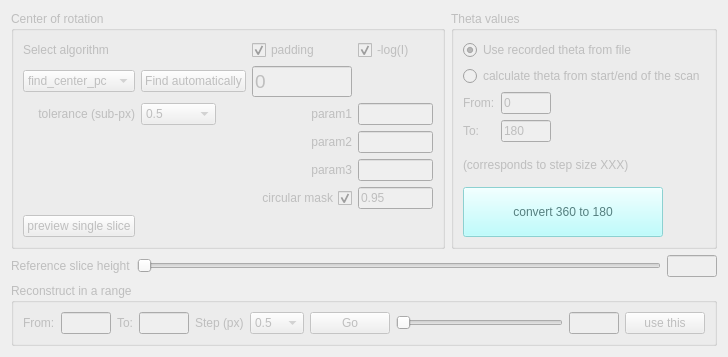
      <widget class="QWidget" name="cor_tab">
       <property name="enabled">
        <bool>false</bool>
       </property>
       <attribute name="title">
        <string>Center of rotation</string>
       </attribute>
       <layout class="QVBoxLayout" name="verticalLayout_7">
        <item>
         <layout class="QHBoxLayout" name="cor_horizontalLayout_01">
          <item>
           <widget class="QGroupBox" name="cor_groupBox_01">
            <property name="title">
             <string>Center of rotation</string>
            </property>
            <layout class="QGridLayout" name="gridLayout_3">
             <item row="8" column="2">
              <widget class="QCheckBox" name="cor_find_auto_mask_chk">
               <property name="layoutDirection">
                <enum>Qt::RightToLeft</enum>
               </property>
               <property name="text">
                <string>circular mask</string>
               </property>
               <property name="checked">
                <bool>true</bool>
               </property>
              </widget>
             </item>
             <item row="4" column="1">
              <widget class="QPushButton" name="cor_find_auto_btn">
               <property name="text">
                <string>Find automatically</string>
               </property>
              </widget>
             </item>
             <item row="5" column="0">
              <widget class="QLabel" name="cor_label_04">
               <property name="text">
                <string>tolerance (sub-px)</string>
               </property>
               <property name="alignment">
                <set>Qt::AlignRight|Qt::AlignTrailing|Qt::AlignVCenter</set>
               </property>
              </widget>
             </item>
             <item row="5" column="2">
              <widget class="QLabel" name="cor_param1_label">
               <property name="text">
                <string>param1</string>
               </property>
               <property name="alignment">
                <set>Qt::AlignRight|Qt::AlignTrailing|Qt::AlignVCenter</set>
               </property>
              </widget>
             </item>
             <item row="8" column="3">
              <widget class="QLineEdit" name="cor_find_auto_mask_ratio">
               <property name="minimumSize">
                <size>
                 <width>75</width>
                 <height>0</height>
                </size>
               </property>
               <property name="maximumSize">
                <size>
                 <width>75</width>
                 <height>16777215</height>
                </size>
               </property>
               <property name="text">
                <string>0.95</string>
               </property>
              </widget>
             </item>
             <item row="4" column="0">
              <widget class="QComboBox" name="cor_algorithm_select">
               <item>
                <property name="text">
                 <string>find_center_pc</string>
                </property>
               </item>
               <item>
                <property name="text">
                 <string>find_center_vo</string>
                </property>
               </item>
               <item>
                <property name="text">
                 <string>find_center</string>
                </property>
               </item>
              </widget>
             </item>
             <item row="2" column="2">
              <widget class="QCheckBox" name="cor_tab_pad_chk">
               <property name="text">
                <string>padding</string>
               </property>
               <property name="checked">
                <bool>true</bool>
               </property>
              </widget>
             </item>
             <item row="6" column="3">
              <widget class="QLineEdit" name="cor_param2_input">
               <property name="maximumSize">
                <size>
                 <width>75</width>
                 <height>16777215</height>
                </size>
               </property>
              </widget>
             </item>
             <item row="2" column="0">
              <widget class="QLabel" name="cor_label_03">
               <property name="text">
                <string>Select algorithm</string>
               </property>
              </widget>
             </item>
             <item row="5" column="1">
              <widget class="QComboBox" name="autofind_COR_tolerance_select">
               <property name="maximumSize">
                <size>
                 <width>75</width>
                 <height>16777215</height>
                </size>
               </property>
               <property name="currentIndex">
                <number>2</number>
               </property>
               <item>
                <property name="text">
                 <string>0.1</string>
                </property>
               </item>
               <item>
                <property name="text">
                 <string>0.25</string>
                </property>
               </item>
               <item>
                <property name="text">
                 <string>0.5</string>
                </property>
               </item>
               <item>
                <property name="text">
                 <string>1</string>
                </property>
               </item>
              </widget>
             </item>
             <item row="9" column="0">
              <widget class="QPushButton" name="cor_preview_btn">
               <property name="text">
                <string>preview single slice</string>
               </property>
              </widget>
             </item>
             <item row="4" column="2">
              <widget class="QLineEdit" name="cor_value">
               <property name="maximumSize">
                <size>
                 <width>100</width>
                 <height>16777215</height>
                </size>
               </property>
               <property name="font">
                <font>
                 <pointsize>14</pointsize>
                </font>
               </property>
               <property name="toolTip">
                <string>This value would be used for reconstruction</string>
               </property>
               <property name="text">
                <string>0</string>
               </property>
              </widget>
             </item>
             <item row="5" column="3">
              <widget class="QLineEdit" name="cor_param1_input">
               <property name="minimumSize">
                <size>
                 <width>75</width>
                 <height>0</height>
                </size>
               </property>
               <property name="maximumSize">
                <size>
                 <width>75</width>
                 <height>16777215</height>
                </size>
               </property>
              </widget>
             </item>
             <item row="2" column="3">
              <widget class="QCheckBox" name="cor_tab_log_chk">
               <property name="text">
                <string>-log(I)</string>
               </property>
               <property name="checked">
                <bool>true</bool>
               </property>
              </widget>
             </item>
             <item row="7" column="3">
              <widget class="QLineEdit" name="cor_param3_input">
               <property name="maximumSize">
                <size>
                 <width>75</width>
                 <height>16777215</height>
                </size>
               </property>
              </widget>
             </item>
             <item row="6" column="2">
              <widget class="QLabel" name="cor_param2_label">
               <property name="text">
                <string>param2</string>
               </property>
               <property name="alignment">
                <set>Qt::AlignRight|Qt::AlignTrailing|Qt::AlignVCenter</set>
               </property>
              </widget>
             </item>
             <item row="7" column="2">
              <widget class="QLabel" name="cor_param3_label">
               <property name="text">
                <string>param3</string>
               </property>
               <property name="alignment">
                <set>Qt::AlignRight|Qt::AlignTrailing|Qt::AlignVCenter</set>
               </property>
              </widget>
             </item>
            </layout>
           </widget>
          </item>
          <item>
           <widget class="QGroupBox" name="cor_groupBox_02">
            <property name="sizePolicy">
             <sizepolicy hsizetype="Preferred" vsizetype="Preferred">
              <horstretch>0</horstretch>
              <verstretch>0</verstretch>
             </sizepolicy>
            </property>
            <property name="title">
             <string>Theta values</string>
            </property>
            <layout class="QVBoxLayout" name="verticalLayout_5">
             <item>
              <widget class="QRadioButton" name="cor_use_theta_from_file_rbtn">
               <property name="text">
                <string>Use recorded theta from file</string>
               </property>
               <property name="checked">
                <bool>true</bool>
               </property>
              </widget>
             </item>
             <item>
              <widget class="QRadioButton" name="cor_calculate_theta_rbtn">
               <property name="text">
                <string>calculate theta from start/end of the scan</string>
               </property>
              </widget>
             </item>
             <item>
              <layout class="QFormLayout" name="cor_formLayout_01">
               <item row="0" column="0">
                <widget class="QLabel" name="cor_label_01">
                 <property name="text">
                  <string>From:</string>
                 </property>
                </widget>
               </item>
               <item row="0" column="1">
                <widget class="QLineEdit" name="cor_start_theta_input">
                 <property name="enabled">
                  <bool>false</bool>
                 </property>
                 <property name="minimumSize">
                  <size>
                   <width>50</width>
                   <height>0</height>
                  </size>
                 </property>
                 <property name="maximumSize">
                  <size>
                   <width>50</width>
                   <height>16777215</height>
                  </size>
                 </property>
                 <property name="text">
                  <string>0</string>
                 </property>
                </widget>
               </item>
               <item row="1" column="0">
                <widget class="QLabel" name="cor_label_02">
                 <property name="text">
                  <string>To:</string>
                 </property>
                </widget>
               </item>
               <item row="1" column="1">
                <widget class="QLineEdit" name="cor_end_theta_input">
                 <property name="enabled">
                  <bool>false</bool>
                 </property>
                 <property name="minimumSize">
                  <size>
                   <width>50</width>
                   <height>0</height>
                  </size>
                 </property>
                 <property name="maximumSize">
                  <size>
                   <width>50</width>
                   <height>16777215</height>
                  </size>
                 </property>
                 <property name="text">
                  <string>180</string>
                 </property>
                </widget>
               </item>
              </layout>
             </item>
             <item>
              <widget class="QLabel" name="cor_calc_ang_step_label">
               <property name="text">
                <string>(corresponds to step size XXX)</string>
               </property>
              </widget>
             </item>
             <item>
              <widget class="QPushButton" name="convert_360_180_btn">
               <property name="sizePolicy">
                <sizepolicy hsizetype="Minimum" vsizetype="Fixed">
                 <horstretch>0</horstretch>
                 <verstretch>0</verstretch>
                </sizepolicy>
               </property>
               <property name="minimumSize">
                <size>
                 <width>0</width>
                 <height>50</height>
                </size>
               </property>
               <property name="maximumSize">
                <size>
                 <width>200</width>
                 <height>16777215</height>
                </size>
               </property>
               <property name="palette">
                <palette>
                 <active>
                  <colorrole role="WindowText">
                   <brush brushstyle="SolidPattern">
                    <color alpha="255">
                     <red>0</red>
                     <green>0</green>
                     <blue>0</blue>
                    </color>
                   </brush>
                  </colorrole>
                  <colorrole role="Button">
                   <brush brushstyle="SolidPattern">
                    <color alpha="255">
                     <red>170</red>
                     <green>255</green>
                     <blue>255</blue>
                    </color>
                   </brush>
                  </colorrole>
                  <colorrole role="Light">
                   <brush brushstyle="SolidPattern">
                    <color alpha="255">
                     <red>255</red>
                     <green>255</green>
                     <blue>255</blue>
                    </color>
                   </brush>
                  </colorrole>
                  <colorrole role="Midlight">
                   <brush brushstyle="SolidPattern">
                    <color alpha="255">
                     <red>212</red>
                     <green>255</green>
                     <blue>255</blue>
                    </color>
                   </brush>
                  </colorrole>
                  <colorrole role="Dark">
                   <brush brushstyle="SolidPattern">
                    <color alpha="255">
                     <red>85</red>
                     <green>127</green>
                     <blue>127</blue>
                    </color>
                   </brush>
                  </colorrole>
                  <colorrole role="Mid">
                   <brush brushstyle="SolidPattern">
                    <color alpha="255">
                     <red>113</red>
                     <green>170</green>
                     <blue>170</blue>
                    </color>
                   </brush>
                  </colorrole>
                  <colorrole role="Text">
                   <brush brushstyle="SolidPattern">
                    <color alpha="255">
                     <red>0</red>
                     <green>0</green>
                     <blue>0</blue>
                    </color>
                   </brush>
                  </colorrole>
                  <colorrole role="BrightText">
                   <brush brushstyle="SolidPattern">
                    <color alpha="255">
                     <red>255</red>
                     <green>255</green>
                     <blue>255</blue>
                    </color>
                   </brush>
                  </colorrole>
                  <colorrole role="ButtonText">
                   <brush brushstyle="SolidPattern">
                    <color alpha="255">
                     <red>0</red>
                     <green>0</green>
                     <blue>0</blue>
                    </color>
                   </brush>
                  </colorrole>
                  <colorrole role="Base">
                   <brush brushstyle="SolidPattern">
                    <color alpha="255">
                     <red>255</red>
                     <green>255</green>
                     <blue>255</blue>
                    </color>
                   </brush>
                  </colorrole>
                  <colorrole role="Window">
                   <brush brushstyle="SolidPattern">
                    <color alpha="255">
                     <red>170</red>
                     <green>255</green>
                     <blue>255</blue>
                    </color>
                   </brush>
                  </colorrole>
                  <colorrole role="Shadow">
                   <brush brushstyle="SolidPattern">
                    <color alpha="255">
                     <red>0</red>
                     <green>0</green>
                     <blue>0</blue>
                    </color>
                   </brush>
                  </colorrole>
                  <colorrole role="AlternateBase">
                   <brush brushstyle="SolidPattern">
                    <color alpha="255">
                     <red>212</red>
                     <green>255</green>
                     <blue>255</blue>
                    </color>
                   </brush>
                  </colorrole>
                  <colorrole role="ToolTipBase">
                   <brush brushstyle="SolidPattern">
                    <color alpha="255">
                     <red>255</red>
                     <green>255</green>
                     <blue>220</blue>
                    </color>
                   </brush>
                  </colorrole>
                  <colorrole role="ToolTipText">
                   <brush brushstyle="SolidPattern">
                    <color alpha="255">
                     <red>0</red>
                     <green>0</green>
                     <blue>0</blue>
                    </color>
                   </brush>
                  </colorrole>
                  <colorrole role="PlaceholderText">
                   <brush brushstyle="SolidPattern">
                    <color alpha="128">
                     <red>0</red>
                     <green>0</green>
                     <blue>0</blue>
                    </color>
                   </brush>
                  </colorrole>
                 </active>
                 <inactive>
                  <colorrole role="WindowText">
                   <brush brushstyle="SolidPattern">
                    <color alpha="255">
                     <red>0</red>
                     <green>0</green>
                     <blue>0</blue>
                    </color>
                   </brush>
                  </colorrole>
                  <colorrole role="Button">
                   <brush brushstyle="SolidPattern">
                    <color alpha="255">
                     <red>170</red>
                     <green>255</green>
                     <blue>255</blue>
                    </color>
                   </brush>
                  </colorrole>
                  <colorrole role="Light">
                   <brush brushstyle="SolidPattern">
                    <color alpha="255">
                     <red>255</red>
                     <green>255</green>
                     <blue>255</blue>
                    </color>
                   </brush>
                  </colorrole>
                  <colorrole role="Midlight">
                   <brush brushstyle="SolidPattern">
                    <color alpha="255">
                     <red>212</red>
                     <green>255</green>
                     <blue>255</blue>
                    </color>
                   </brush>
                  </colorrole>
                  <colorrole role="Dark">
                   <brush brushstyle="SolidPattern">
                    <color alpha="255">
                     <red>85</red>
                     <green>127</green>
                     <blue>127</blue>
                    </color>
                   </brush>
                  </colorrole>
                  <colorrole role="Mid">
                   <brush brushstyle="SolidPattern">
                    <color alpha="255">
                     <red>113</red>
                     <green>170</green>
                     <blue>170</blue>
                    </color>
                   </brush>
                  </colorrole>
                  <colorrole role="Text">
                   <brush brushstyle="SolidPattern">
                    <color alpha="255">
                     <red>0</red>
                     <green>0</green>
                     <blue>0</blue>
                    </color>
                   </brush>
                  </colorrole>
                  <colorrole role="BrightText">
                   <brush brushstyle="SolidPattern">
                    <color alpha="255">
                     <red>255</red>
                     <green>255</green>
                     <blue>255</blue>
                    </color>
                   </brush>
                  </colorrole>
                  <colorrole role="ButtonText">
                   <brush brushstyle="SolidPattern">
                    <color alpha="255">
                     <red>0</red>
                     <green>0</green>
                     <blue>0</blue>
                    </color>
                   </brush>
                  </colorrole>
                  <colorrole role="Base">
                   <brush brushstyle="SolidPattern">
                    <color alpha="255">
                     <red>255</red>
                     <green>255</green>
                     <blue>255</blue>
                    </color>
                   </brush>
                  </colorrole>
                  <colorrole role="Window">
                   <brush brushstyle="SolidPattern">
                    <color alpha="255">
                     <red>170</red>
                     <green>255</green>
                     <blue>255</blue>
                    </color>
                   </brush>
                  </colorrole>
                  <colorrole role="Shadow">
                   <brush brushstyle="SolidPattern">
                    <color alpha="255">
                     <red>0</red>
                     <green>0</green>
                     <blue>0</blue>
                    </color>
                   </brush>
                  </colorrole>
                  <colorrole role="AlternateBase">
                   <brush brushstyle="SolidPattern">
                    <color alpha="255">
                     <red>212</red>
                     <green>255</green>
                     <blue>255</blue>
                    </color>
                   </brush>
                  </colorrole>
                  <colorrole role="ToolTipBase">
                   <brush brushstyle="SolidPattern">
                    <color alpha="255">
                     <red>255</red>
                     <green>255</green>
                     <blue>220</blue>
                    </color>
                   </brush>
                  </colorrole>
                  <colorrole role="ToolTipText">
                   <brush brushstyle="SolidPattern">
                    <color alpha="255">
                     <red>0</red>
                     <green>0</green>
                     <blue>0</blue>
                    </color>
                   </brush>
                  </colorrole>
                  <colorrole role="PlaceholderText">
                   <brush brushstyle="SolidPattern">
                    <color alpha="128">
                     <red>0</red>
                     <green>0</green>
                     <blue>0</blue>
                    </color>
                   </brush>
                  </colorrole>
                 </inactive>
                 <disabled>
                  <colorrole role="WindowText">
                   <brush brushstyle="SolidPattern">
                    <color alpha="255">
                     <red>85</red>
                     <green>127</green>
                     <blue>127</blue>
                    </color>
                   </brush>
                  </colorrole>
                  <colorrole role="Button">
                   <brush brushstyle="SolidPattern">
                    <color alpha="255">
                     <red>170</red>
                     <green>255</green>
                     <blue>255</blue>
                    </color>
                   </brush>
                  </colorrole>
                  <colorrole role="Light">
                   <brush brushstyle="SolidPattern">
                    <color alpha="255">
                     <red>255</red>
                     <green>255</green>
                     <blue>255</blue>
                    </color>
                   </brush>
                  </colorrole>
                  <colorrole role="Midlight">
                   <brush brushstyle="SolidPattern">
                    <color alpha="255">
                     <red>212</red>
                     <green>255</green>
                     <blue>255</blue>
                    </color>
                   </brush>
                  </colorrole>
                  <colorrole role="Dark">
                   <brush brushstyle="SolidPattern">
                    <color alpha="255">
                     <red>85</red>
                     <green>127</green>
                     <blue>127</blue>
                    </color>
                   </brush>
                  </colorrole>
                  <colorrole role="Mid">
                   <brush brushstyle="SolidPattern">
                    <color alpha="255">
                     <red>113</red>
                     <green>170</green>
                     <blue>170</blue>
                    </color>
                   </brush>
                  </colorrole>
                  <colorrole role="Text">
                   <brush brushstyle="SolidPattern">
                    <color alpha="255">
                     <red>85</red>
                     <green>127</green>
                     <blue>127</blue>
                    </color>
                   </brush>
                  </colorrole>
                  <colorrole role="BrightText">
                   <brush brushstyle="SolidPattern">
                    <color alpha="255">
                     <red>255</red>
                     <green>255</green>
                     <blue>255</blue>
                    </color>
                   </brush>
                  </colorrole>
                  <colorrole role="ButtonText">
                   <brush brushstyle="SolidPattern">
                    <color alpha="255">
                     <red>85</red>
                     <green>127</green>
                     <blue>127</blue>
                    </color>
                   </brush>
                  </colorrole>
                  <colorrole role="Base">
                   <brush brushstyle="SolidPattern">
                    <color alpha="255">
                     <red>170</red>
                     <green>255</green>
                     <blue>255</blue>
                    </color>
                   </brush>
                  </colorrole>
                  <colorrole role="Window">
                   <brush brushstyle="SolidPattern">
                    <color alpha="255">
                     <red>170</red>
                     <green>255</green>
                     <blue>255</blue>
                    </color>
                   </brush>
                  </colorrole>
                  <colorrole role="Shadow">
                   <brush brushstyle="SolidPattern">
                    <color alpha="255">
                     <red>0</red>
                     <green>0</green>
                     <blue>0</blue>
                    </color>
                   </brush>
                  </colorrole>
                  <colorrole role="AlternateBase">
                   <brush brushstyle="SolidPattern">
                    <color alpha="255">
                     <red>170</red>
                     <green>255</green>
                     <blue>255</blue>
                    </color>
                   </brush>
                  </colorrole>
                  <colorrole role="ToolTipBase">
                   <brush brushstyle="SolidPattern">
                    <color alpha="255">
                     <red>255</red>
                     <green>255</green>
                     <blue>220</blue>
                    </color>
                   </brush>
                  </colorrole>
                  <colorrole role="ToolTipText">
                   <brush brushstyle="SolidPattern">
                    <color alpha="255">
                     <red>0</red>
                     <green>0</green>
                     <blue>0</blue>
                    </color>
                   </brush>
                  </colorrole>
                  <colorrole role="PlaceholderText">
                   <brush brushstyle="SolidPattern">
                    <color alpha="128">
                     <red>0</red>
                     <green>0</green>
                     <blue>0</blue>
                    </color>
                   </brush>
                  </colorrole>
                 </disabled>
                </palette>
               </property>
               <property name="toolTip">
                <string>For an off-center 360 deg scan: convert to double size 180 deg scan</string>
               </property>
               <property name="text">
                <string>convert 360 to 180</string>
               </property>
              </widget>
             </item>
            </layout>
           </widget>
          </item>
         </layout>
        </item>
        <item>
         <layout class="QHBoxLayout" name="cor_horizontalLayout_02">
          <item>
           <widget class="QLabel" name="cor_label_05">
            <property name="text">
             <string>Reference slice height</string>
            </property>
           </widget>
          </item>
          <item>
           <widget class="QSlider" name="cor_tab_slider">
            <property name="orientation">
             <enum>Qt::Horizontal</enum>
            </property>
           </widget>
          </item>
          <item>
           <widget class="QLineEdit" name="cor_tab_index">
            <property name="minimumSize">
             <size>
              <width>50</width>
              <height>0</height>
             </size>
            </property>
            <property name="maximumSize">
             <size>
              <width>50</width>
              <height>16777215</height>
             </size>
            </property>
           </widget>
          </item>
         </layout>
        </item>
        <item>
         <widget class="QGroupBox" name="cor_groupBox_03">
          <property name="title">
           <string>Reconstruct in a range</string>
          </property>
          <layout class="QHBoxLayout" name="horizontalLayout_12">
           <item>
            <widget class="QLabel" name="cor_label_06">
             <property name="text">
              <string>From:</string>
             </property>
            </widget>
           </item>
           <item>
            <widget class="QLineEdit" name="cor_recon_range_start_inp">
             <property name="minimumSize">
              <size>
               <width>50</width>
               <height>0</height>
              </size>
             </property>
             <property name="maximumSize">
              <size>
               <width>50</width>
               <height>16777215</height>
              </size>
             </property>
            </widget>
           </item>
           <item>
            <widget class="QLabel" name="cor_label_07">
             <property name="text">
              <string>To:</string>
             </property>
            </widget>
           </item>
           <item>
            <widget class="QLineEdit" name="cor_recon_range_end_inp">
             <property name="minimumSize">
              <size>
               <width>50</width>
               <height>0</height>
              </size>
             </property>
             <property name="maximumSize">
              <size>
               <width>50</width>
               <height>16777215</height>
              </size>
             </property>
            </widget>
           </item>
           <item>
            <widget class="QLabel" name="cor_label_08">
             <property name="text">
              <string>Step (px)</string>
             </property>
            </widget>
           </item>
           <item>
            <widget class="QComboBox" name="cor_step_select">
             <property name="currentIndex">
              <number>2</number>
             </property>
             <property name="maxVisibleItems">
              <number>10</number>
             </property>
             <item>
              <property name="text">
               <string>0.1</string>
              </property>
             </item>
             <item>
              <property name="text">
               <string>0.25</string>
              </property>
             </item>
             <item>
              <property name="text">
               <string>0.5</string>
              </property>
             </item>
             <item>
              <property name="text">
               <string>1</string>
              </property>
             </item>
             <item>
              <property name="text">
               <string>5</string>
              </property>
             </item>
             <item>
              <property name="text">
               <string>10</string>
              </property>
             </item>
            </widget>
           </item>
           <item>
            <widget class="QPushButton" name="cor_recon_in_range_btn">
             <property name="text">
              <string>Go</string>
             </property>
            </widget>
           </item>
           <item>
            <widget class="QSlider" name="cor_tab_value_slider">
             <property name="orientation">
              <enum>Qt::Horizontal</enum>
             </property>
            </widget>
           </item>
           <item>
            <widget class="QLineEdit" name="cor_tab_value_value">
             <property name="minimumSize">
              <size>
               <width>50</width>
               <height>0</height>
              </size>
             </property>
             <property name="maximumSize">
              <size>
               <width>50</width>
               <height>16777215</height>
              </size>
             </property>
            </widget>
           </item>
           <item>
            <widget class="QPushButton" name="cor_tab_usethis_btn">
             <property name="text">
              <string>use this</string>
             </property>
            </widget>
           </item>
          </layout>
         </widget>
        </item>
       </layout>
      </widget>
